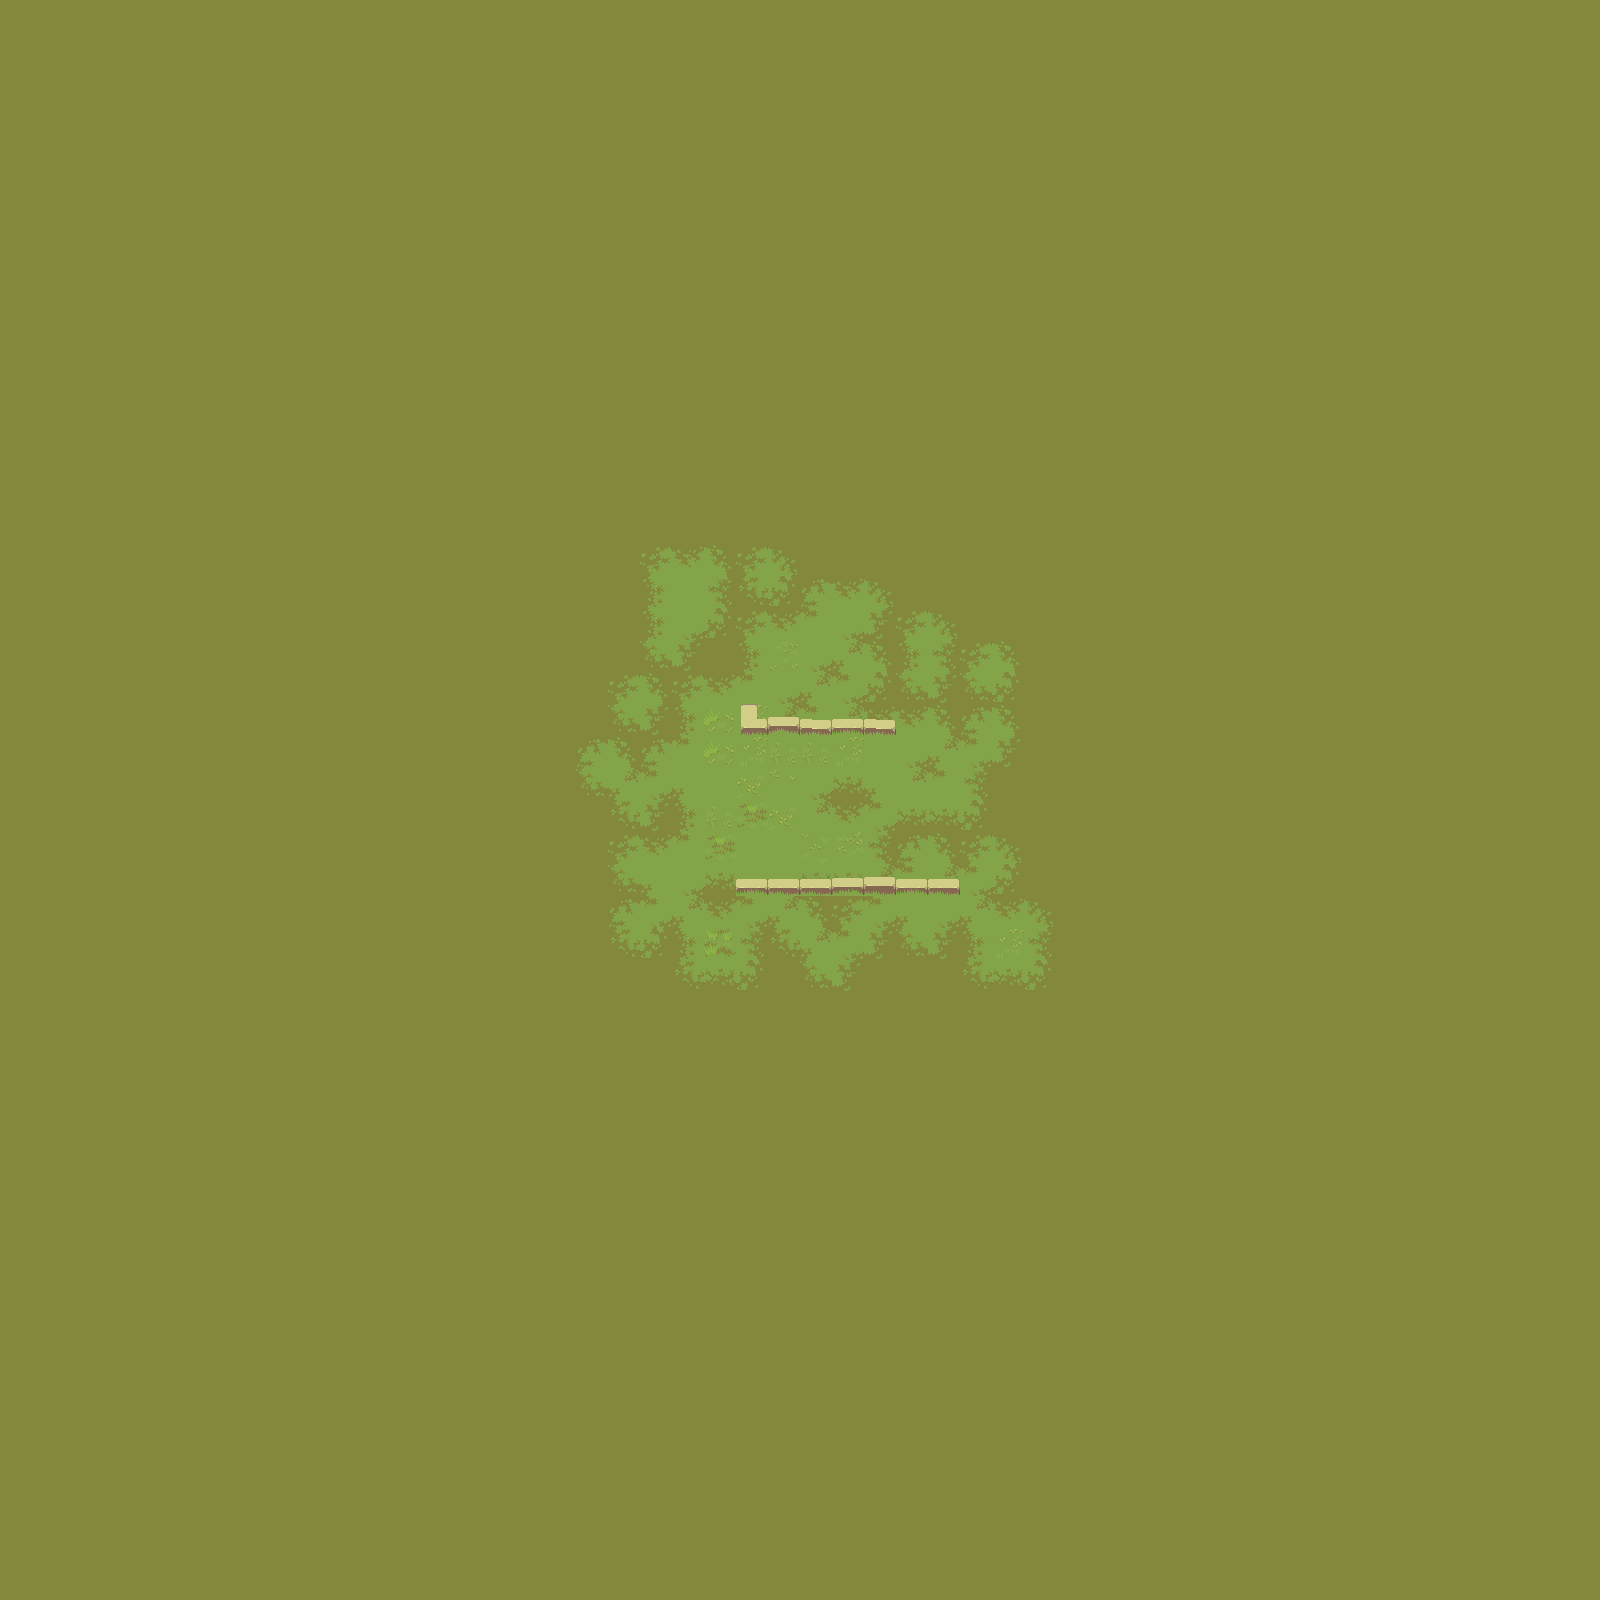

Rendered tile map (Tiled .tmx) drawn with the repository's tilesets; below, a short description and the map source with its tile grids summarised:
An orthogonal 50x50 tile map with 32x32 px tiles, 3 tile layers (ground, Grass, path), 3 tilesets and 1 object (spawn).

<map version="1.10" tiledversion="1.10.1" orientation="orthogonal" renderorder="left-down" width="50" height="50" tilewidth="32" tileheight="32" infinite="0" nextlayerid="6" nextobjectid="2">
 <tileset firstgid="1" source="../TiledMap Editor/Ancient Ruins-Tileset-wall-8.tsx" />
 <tileset firstgid="71" source="../TiledMap Editor/Terrain - Ancient Ruins.tsx" />
 <tileset firstgid="2162" source="../TiledMap Editor/Tileset-Animated Terrains-8 frames--.tsx" />
 <layer id="1" name="ground" width="50" height="50">
  <data>[2500 cells, 2500 non-empty, 1 distinct tile ids]</data>
 </layer>
 <layer id="2" name="Grass" width="50" height="50">
  <data>[2500 cells, 161 non-empty, 29 distinct tile ids]</data>
 </layer>
 <layer id="3" name="path" width="50" height="50">
  <data>[2500 cells, 12 non-empty, 7 distinct tile ids]</data>
 </layer>
 <objectgroup id="5" name="object">
  <object id="1" name="spawn" type="spawn" x="800" y="800" width="32" height="32" />
 </objectgroup>
</map>
